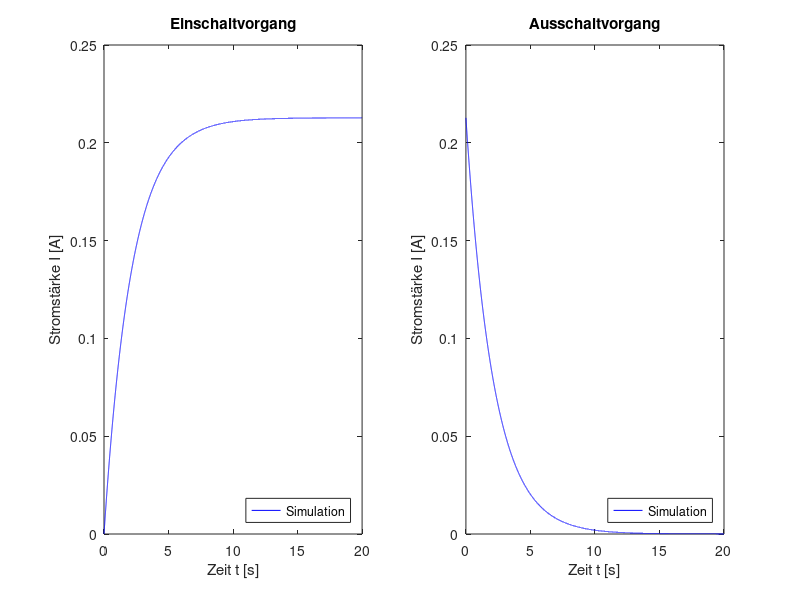

The MATLAB source for this figure:
U0 = 10; % Quellspannung
R = 47; % Widerstand
I0 = U0 / R; % maximale Stromstärke
L = 100; % Induktivität
dt = 0.001; % deltaT
n = 1; % Index

X0 = [];
Y0 = [];
I = 0;

for t=0:dt:20
  X0(n) = t;
  Y0(n) = I;
  dI = dt * (U0 - R * I) / L;
  I += dI;
  n += 1;
endfor

n = 1;
X1 = [];
Y1 = [];

for t=0:dt:20
  X1(n) = t;
  Y1(n) = I;
  dI = -dt * (R * I) / L;
  I += dI;
  n += 1;
endfor

grid on
set(gca, "Fontsize", 18)

subplot(1, 2, 1)
plot(X0, Y0, "-b")
title("Einschaltvorgang")
xlabel("Zeit t [s]")
ylabel("Stromstärke I [A]")
legend(legend("Simulation"), "location", "southeast")

subplot(1, 2, 2)
plot(X1, Y1, "-b")
title("Ausschaltvorgang")
xlabel("Zeit t [s]")
ylabel("Stromstärke I [A]")
legend(legend("Simulation"), "location", "southeast")

